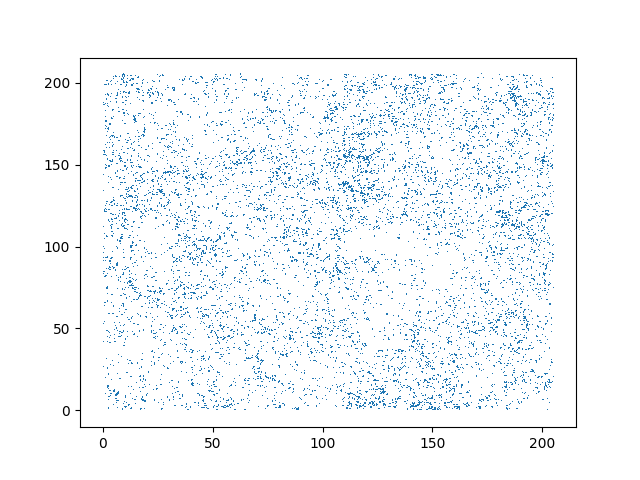

Source code (Python):
import h5py as H
import numpy as np
import os, sys
import glob
import matplotlib as mpl
mpl.use("Agg")
import pylab as plt
from sklearn.neighbors import KDTree

snapshot = 2
dir = "/str2/ando/gad/osaka/data_box/L205_N9_wmap0/"

f = dir+"groups_%03i/sub_%03i.*.hdf5"%(snapshot, snapshot)
sub_list = glob.glob(f)
f = dir+"snapshot_%03i/snapshot_%03i.*.hdf5"%(snapshot, snapshot)
snap_list = glob.glob(f)

#print (sub_list)
#print (snap_list)


Fwrite = True
GM_C200 = None
for sub in sub_list:
    print ("reading...", sub)
    d = H.File(sub, "r")
    #----#
    if ( Fwrite ):
        for k in d.keys():
            print (k)
            for item in d[k]:
                print ("  ", item)
    Fwrite = False
    #----#
    if ( GM_C200 is None ):
        GM_C200 = np.array(d["Group/Group_M_Crit200"])
        GR_C200 = np.array(d["Group/Group_R_Crit200"])
        GPos    = np.array(d["Group/GroupPos"])
    else:
        GM_C200 = np.append(GM_C200, np.array(d["Group/Group_M_Crit200"]))
        GR_C200 = np.append(GR_C200, np.array(d["Group/Group_R_Crit200"]))
        GPos    = np.append(GPos   , np.array(d["Group/GroupPos"]), axis=0)
    

mass_comp_limit = 10.**1.25
print ("mass_comp_limit=", mass_comp_limit)

mask = np.isfinite(GM_C200)&(GM_C200>mass_comp_limit)

GM_C200 = GM_C200[mask]
GR_C200 = GR_C200[mask]
GPos    = GPos   [mask,:]

print (GM_C200.shape)
print (GM_C200.shape)
print (GPos.shape)

if ( False ):
    plt.hist(np.log10(GM_C200), bins=100)
    plt.yscale("log")
    plt.show()




# read snapshot particles
#
ic = 0
GasPos = None
Fwrite = True
for snap in snap_list:
    d = H.File(snap, "r")
    print ("reading...", snap)
    #ic += 1
    #if ( ic > 2 ):
    #    continue

    #----#
    if ( Fwrite ):
        for k in d.keys():
            print (k)
            for item in d[k]:
                print ("  ", item)
    Fwrite = False
    #----#
    if ( GasPos is None ):
        GasPos  = np.array(d["PartType0/Coordinates"])
        HIfrac  = np.array(d["PartType0/HI"]         )
        GasMass = np.array(d["PartType0/Masses"]     )
    else:
        GasPos  = np.append(GasPos,  np.array(d["PartType0/Coordinates"]), axis=0)
        HIfrac  = np.append(HIfrac,  np.array(d["PartType0/HI"]         )        )
        GasMass = np.append(GasMass, np.array(d["PartType0/Masses"]     )        )

HIMass = HIfrac*GasMass

#
GasPos = GasPos[::100,:]
HIMass = HIMass[::100]
#

print (GasPos.shape)
print (GPos.shape)
Ngrp = GPos.shape[0]

tree_T = KDTree(GasPos, leaf_size=100, metric="euclidean")
ind, dist = tree_T.query_radius(GPos, r=GR_C200, return_distance=True, count_only=False)

HIMass_indiv = np.zeros(Ngrp)
fig = plt.figure()
for i in range(ind.shape[0]):
    if ( ind[i].shape[0] >1 ):
        #print (ind[i])
        HIMass_indiv[i] = np.sum(HIMass[ind[i]])
        plt.plot(GasPos[ind[i],0], GasPos[ind[i],1], "C0,")
fig.savefig("halo2HI.png")
plt.close(fig)


fig = plt.figure()
plt.plot(GM_C200, HIMass_indiv, "C0o")
fig.savefig("halo2HI_2.png")
